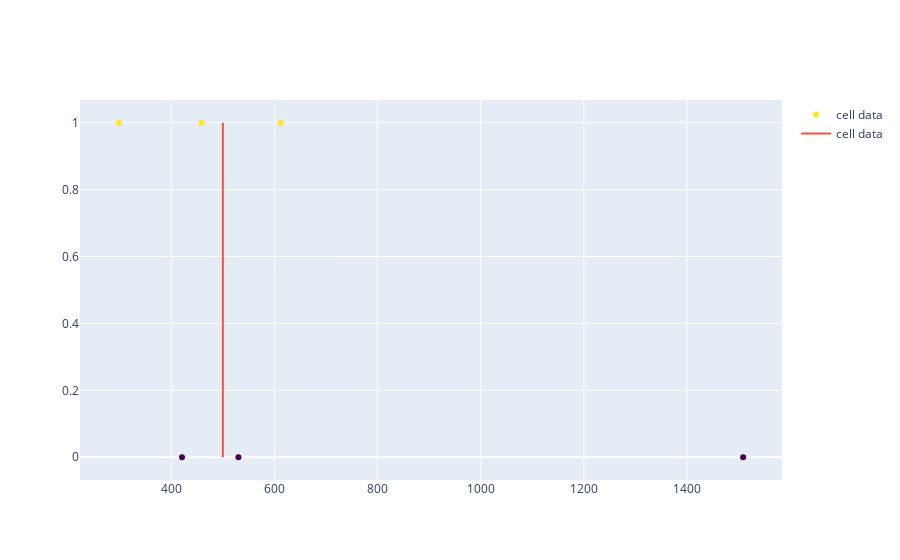

Notebook source saved alongside this figure:
### Markdown cell above
That line will be our hypothesis function.  If we are on the left side of the line we predict a 0, and if on the right side of the line we predict a 1.

### Code cell
import plotly.io as pio
import plotly.graph_objects as go
sample_scatter = go.Scatter(x=areas, y=actuals, mode='markers', name="cell data", 
                            marker=dict(color=actuals, colorscale='Viridis'))

hypothesis_line = go.Scatter(x=[500, 500], y=[0, 1], mode='lines', name="cell data")
go.Figure(data=[sample_scatter, hypothesis_line])

### Figure 1 — Plotly figure (JSON) as saved in the notebook; plotly's stock layout.template omitted (floating-point values rounded to 4 significant figures)
{"data": [{"marker": {"color": [1, 0, 1, 0, 1, 0], "colorscale": [[0, "#440154"], [0.1111, "#482878"], [0.2222, "#3e4989"], [0.3333, "#31688e"], [0.4444, "#26828e"], [0.5556, "#1f9e89"], [0.6667, "#35b779"], [0.7778, "#6ece58"], [0.8889, "#b5de2b"], [1, "#fde725"]]}, "mode": "markers", "name": "cell data", "type": "scatter", "x": [458.7, 1509, 298.3, 530.2, 612.2, 420.8], "y": [1, 0, 1, 0, 1, 0]}, {"mode": "lines", "name": "cell data", "type": "scatter", "x": [500, 500], "y": [0, 1]}], "layout": {"autosize": true, "xaxis": {"autorange": true, "range": [219.0, 1588.0], "type": "linear"}, "yaxis": {"autorange": true, "range": [-0.07325, 1.073], "type": "linear"}}}
